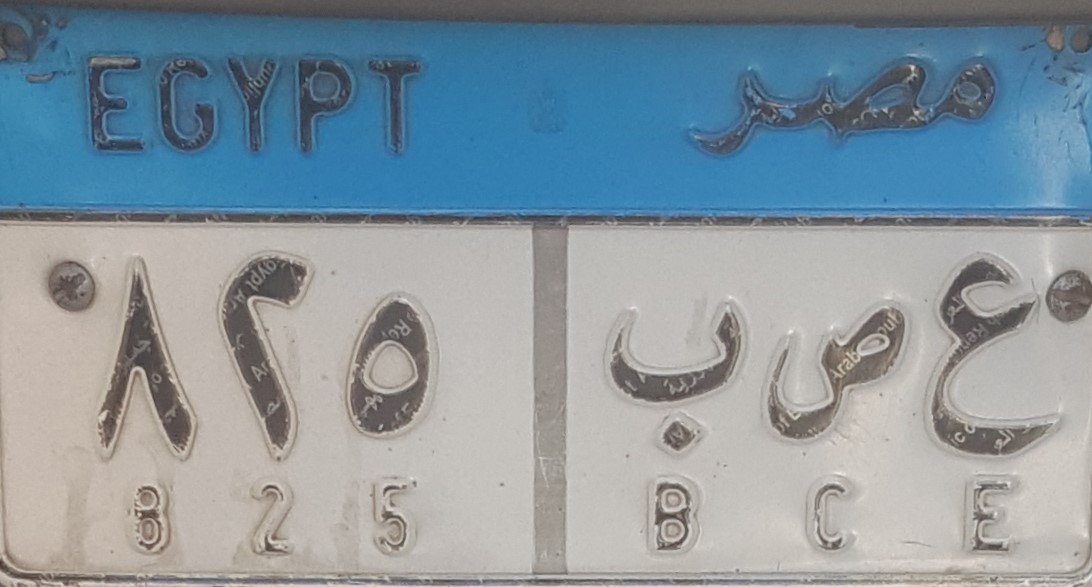
#> input picture ex/20191210_145326.jpg, 1092 x 587 px
$ python -i segmentation.py   (imports and definitions only)
#> lines starting #> are read from the running program, lines starting #| are printed output that depends on the picture; after the words box and inside, x2 and y2 are one past the last pixel; in counts of white or black regions, pixels touching at a corner belong together
### commonfunctions.py
import cv2
import os
from numba import jit, cuda , double
import skimage.io as io
import matplotlib.pyplot as plt
import numpy as np
from skimage.exposure import histogram
from matplotlib.pyplot import bar
from skimage.color import rgb2gray,rgb2hsv
from skimage.transform import (hough_line, hough_line_peaks, resize)

import matplotlib.pyplot as plt
from matplotlib import cm
import math


# Convolution:
from scipy.signal import convolve2d
from scipy import fftpack
from scipy.stats.stats import pearsonr
from scipy.spatial import distance
from scipy import stats
import math

from skimage.util import random_noise
from skimage.filters import median
from skimage.feature import canny
from skimage.measure import label
from skimage.color import label2rgb
from sklearn import cluster
from skimage.filters import threshold_otsu

import skimage.morphology as morph
import time

# Edges
from skimage.filters import sobel_h, sobel, sobel_v,roberts, prewitt

# Show the figures / plots inside the notebook
def show_images(images,titles=None):
    #This function is used to show image(s) with titles by sending an array of images and an array of associated titles.
    # images[0] will be drawn with the title titles[0] if exists
    # You aren't required to understand this function, use it as-is.
    n_ims = len(images)
    if titles is None: titles = ['(%d)' % i for i in range(1,n_ims + 1)]
    fig = plt.figure()
    n = 1
    for image,title in zip(images,titles):
        a = fig.add_subplot(1,n_ims,n)
        if image.ndim == 2:
            plt.gray()
        plt.imshow(image)
        a.set_title(title)
        n += 1
    fig.set_size_inches(np.array(fig.get_size_inches()) * n_ims)
    plt.show()


# [6 lines left out: function showHist, not called in this run]

### ex/segmentation.py
from commonfunctions import *
from skimage.morphology import binary_erosion, binary_dilation, binary_closing,skeletonize, thin
from skimage.measure import find_contours
from skimage.filters import sobel_h, sobel, sobel_v,roberts, prewitt
from scipy.signal import find_peaks


@jit(nopython=True)
def adabtiveThreshold(inIm ,outIm,w,h):
    intImage = np.zeros((inIm.shape))
    index = 0
    count = 0
    t = 15
    s = int(w/8)
    s2 = int(s/2)
    #intImage = inIm.cumsum(axis=0).cumsum(axis=1)
    for i in range(h):
        sum = 0
        for j in range(w):
            sum = sum + inIm[i][j]
            if i == 0:
                intImage[i][j] = sum
            else:
                intImage[i][j] = intImage[i-1][j] + sum

    for i in range(w):
        for j in range(h):
            x1 = i - s2
            x2 = i + s2
            y1 = j - s2
            y2 = j + s2

            if x1 < 0:
                x1 = 0
            if x2 >= w:
                x2 = w - 1
            if y1 < 0:
                y1 = 0
            if y2 >= h:
                y2 = h - 1

            count = (x2-x1)*(y2-y1)
            sum = intImage[y2][x2] - intImage[y1-1][x2] - intImage[y2][x1-1] + intImage[y1-1][x1-1]

            if inIm[j][i]*count <= sum*(100-t)/100 :
                outIm[j][i] = 255
            else:
                outIm[j][i] = 0


@jit(nopython=True)
def verticalProjection(img):
    h, w = img.shape
    sumCols = []
    for j in range(w):
        col = img[0:h, j:j+1]
        sumCols.append(int(np.sum(col)/255))
    return sumCols


@jit(nopython=True)
def horizontalProjection(img):
    h, w = img.shape
    sumRows = []
    for j in range(h):
        row = img[j:j+1, 0:w]
        sumRows.append(int(np.sum(row)/255))
    return sumRows


def slice_digits(img):
    y = verticalProjection(img)
    xfrom = []
    xto = []
    xmin = -1
    xmax = -1
    miin = np.min(y)
    for i in range(len(y)):
        if y[i] > 15 and xmin == -1:
            xmin = i
            xfrom.append(xmin)
        elif y[i] < 15 and xmax == -1 and xmin != -1:
            xmin = -1
            xfrom.pop(len(xfrom)-1)
        elif y[i] > 15 and xmin != -1:
            xmax = i
        elif y[i] < 15 and xmax != -1:
            xto.append(xmax)
            xmin = -1
            xmax = -1


    newXfrom = []
    newXto = []
    for i in range(len(xto)):
        if (xto[i] - xfrom[i]) > 25:
            newXto.append(xto[i] + 10)
            if xfrom[i] >= 10:
                newXfrom.append(xfrom[i] - 10)
            else:
                newXfrom.append(0)


    charecters = []
    for i in range(len(newXto)):
        if len(newXto) > 0:
            charecters.append(img[:,newXfrom[i]:newXto[i]])
    if len(charecters) > 0:
        return charecters


def process(image):

    image  = rgb2gray(image)

    if np.max(image) <= 1:
        image = image*255
    image = image.astype('uint8')

    y,x = image.shape
#> y = 587; x = 1092

    newX = x + int(x/16)
#> newX = 1160
    newY = y + int(x/16)
#> newY = 655
    tempIm = np.zeros([newY,newX], dtype='uint8')
    tempIm[int(x/16):newY, int(x/16):newX] = np.copy(image)
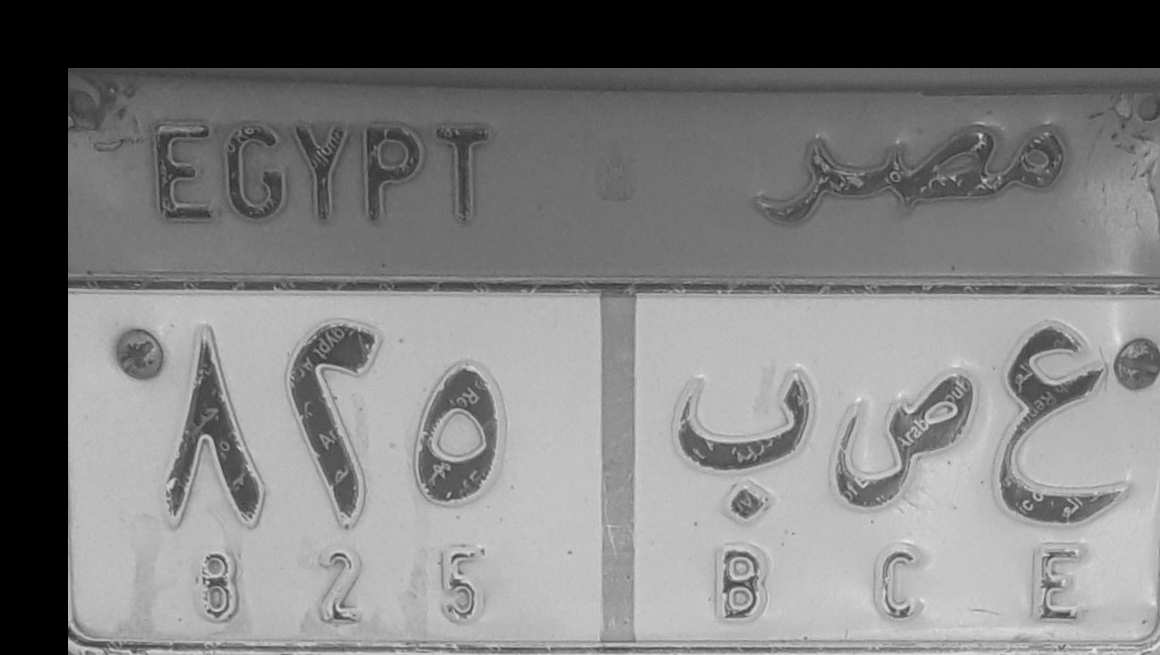
#> tempIm: shape (655, 1160); min 0, max 239, mean 124.5
#################################################################
    outIm = np.zeros([newY,newX], dtype='uint8')
    adabtiveThreshold(tempIm, outIm, newX, newY)

    newIm = np.copy(outIm[int(x/16):newY, int(x/16):newX])
    newY, newX = newIm.shape
#> newY = 587; newX = 1092
###############################################################

    wind = np.ones(shape=(7,7))
    im = median(newIm)
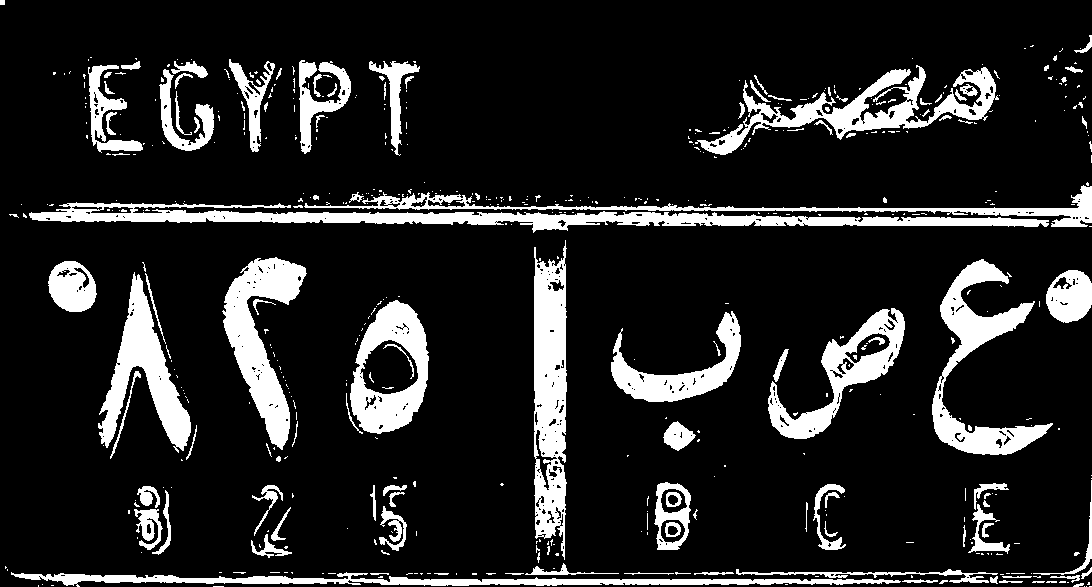
#> newIm: shape (587, 1092); 14.4% white; 529 white regions (412 under 20 px), largest, box (x1, y1, x2, y2) and area: (29, 202, 1049, 233) 10707, (534, 240, 567, 560) 7804, (932, 259, 1053, 455) 6694

    im2 = binary_dilation(im,wind)
#> im: shape (587, 1092); 14.3% white; 280 white regions (179 under 20 px), largest, box (x1, y1, x2, y2) and area: (29, 183, 1092, 232) 15250, (534, 246, 567, 557) 7966, (932, 259, 1053, 455) 6745


    im2 = binary_erosion(im2,wind)
    im2 = im2.astype('uint8')
    im2 = im2*255

    z = horizontalProjection(im2[int(0.15*im2.shape[0]):int(0.6*im2.shape[0]),:])

    cut = z.index(np.max(z))
#> cut = 127
    cut = cut + int(0.15*im2.shape[0])
#> cut = 215


    segIm = np.copy(im2[cut:im.shape[0],:])
    segY, segX = segIm.shape
#> segY = 372; segX = 1092


    #========================= Removing borders using vertical and horizontal projections ===============
    borders = horizontalProjection(segIm[int(0.9*segY):segY,:])
    for i in range(len(borders)):
        if borders[i] >= int(0.2*segX):
            segIm[int(0.9*segY)+i,:] = 0
#> segIm: shape (372, 1092); 17.3% white; 34 white regions (9 under 20 px), largest, box (x1, y1, x2, y2) and area: (13, 0, 1092, 17) 10093, (534, 31, 567, 342) 8875, (98, 52, 197, 244) 7189

    borders = horizontalProjection(segIm[0:int(0.1*segY),:])
    for i in range(len(borders)):
        if borders[i] >= int(0.2*segX):
            segIm[i,:] = 0
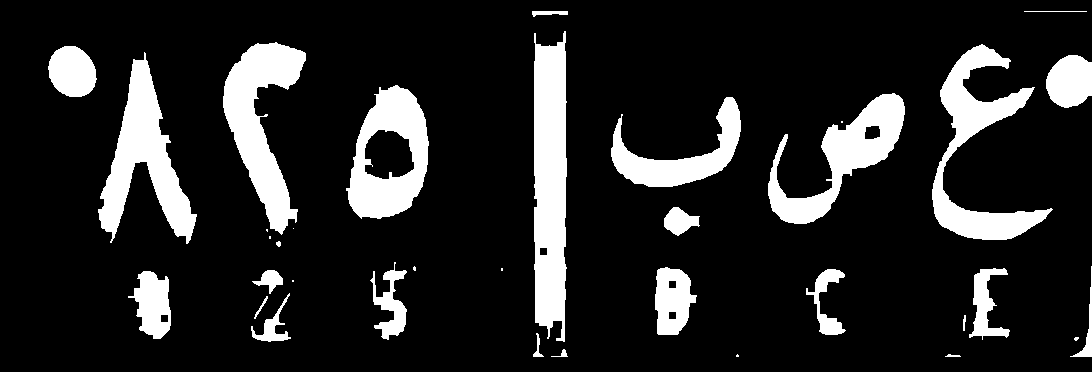
#> segIm: shape (372, 1092); 14.9% white; 35 white regions (9 under 20 px), largest, box (x1, y1, x2, y2) and area: (534, 31, 567, 342) 8875, (98, 52, 197, 244) 7189, (223, 42, 306, 235) 7156

    borders = verticalProjection(segIm[:,0:int(0.03*segX)])
#> borders = 32 values from 0 to 0
    for i in range(len(borders)):
        if borders[i] >= int(0.2*segY):
            segIm[:,i] = 0

    borders = verticalProjection(segIm[:,int(0.97*segX):segX])
    for i in range(len(borders)):
        if borders[i] >= int(0.2*segY):
            segIm[:,int(0.97*segX)+i] = 0
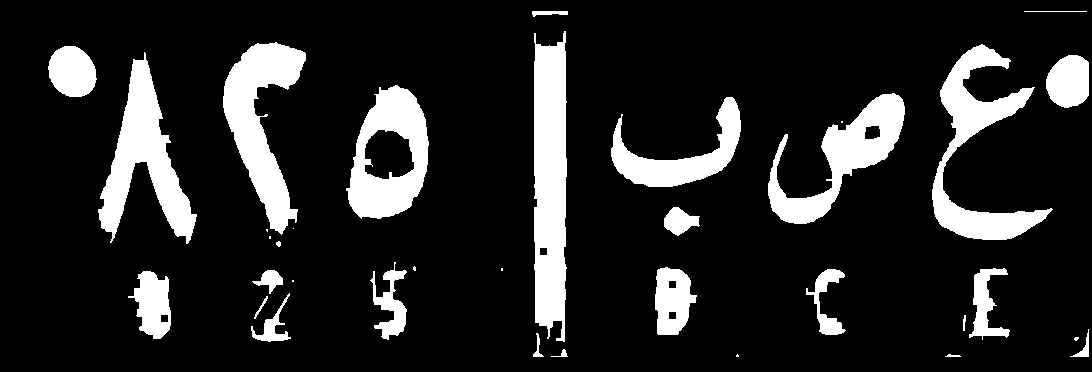
#> segIm: shape (372, 1092); 14.8% white; 35 white regions (9 under 20 px), largest, box (x1, y1, x2, y2) and area: (534, 31, 567, 342) 8875, (98, 52, 197, 244) 7189, (223, 42, 306, 235) 7156

    borders = verticalProjection(segIm[:,int(0.49*segX):int(0.52*segX)])
    for i in range(len(borders)):
        if borders[i] >= int(0.3*segY):
            segIm[:,int(0.49*segX)+i] = 0
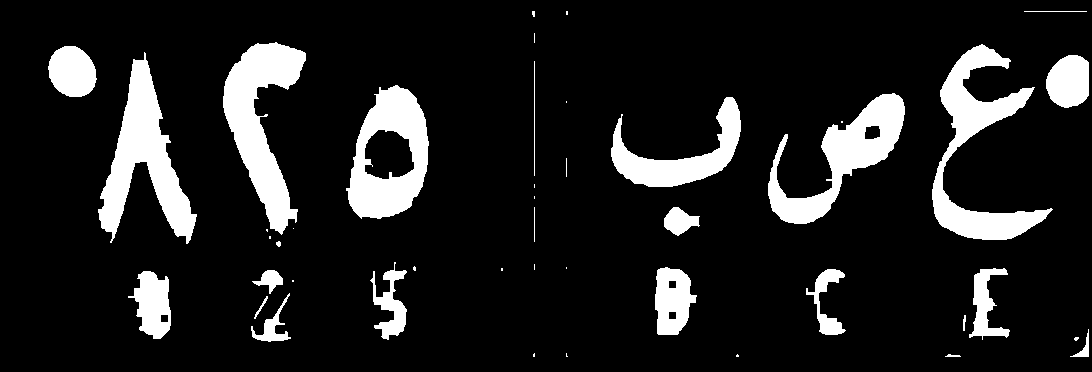
#> segIm: shape (372, 1092); 12.6% white; 44 white regions (20 under 20 px), largest, box (x1, y1, x2, y2) and area: (98, 52, 197, 244) 7189, (223, 42, 306, 235) 7156, (932, 44, 1053, 240) 7133


    #==================================================================================================

    segImNumbers = np.copy(segIm[0:segY,0:int(0.5*segX)])
    segImLetters = np.copy(segIm[0:segY,int(0.5*segX):segX])
    show_images([segImNumbers,segImLetters])
#> in show_images, `plt.show()`:
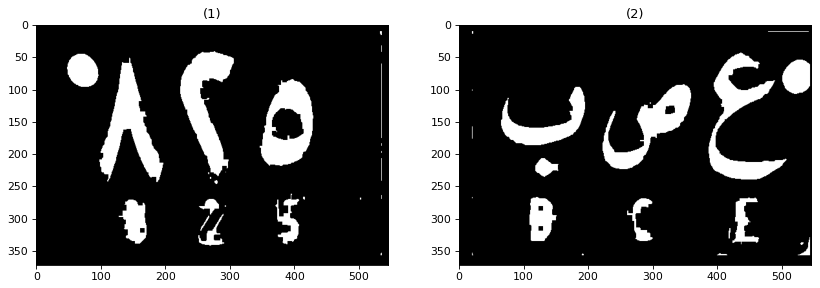
#> figure drawn by matplotlib, 2 panels
    segYN, segXN = segImNumbers.shape
#> segYN = 372; segXN = 546
    segYL, segXL = segImLetters.shape

    xnums = slice_digits(segImNumbers)
#> in slice_digits, `y = verticalProjection(img)`: img: shape (372, 546); 13.2% white; 24 white regions (12 under 20 px), largest, box (x1, y1, x2, y2) and area: (98, 52, 197, 244) 7189, (223, 42, 306, 235) 7156, (346, 85, 429, 219) 6191
    xletrs =slice_digits(segImLetters)
#> in slice_digits (call 2), `y = verticalProjection(img)`:
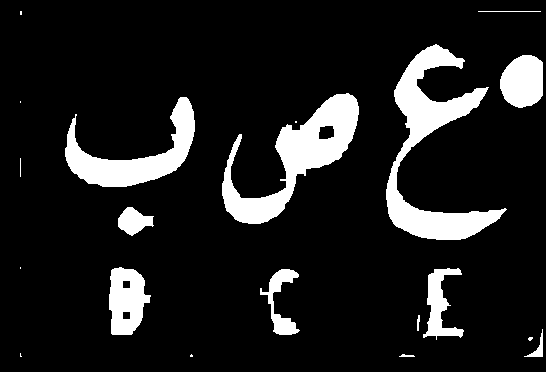
#> img: shape (372, 546); 12.1% white; 20 white regions (8 under 20 px), largest, box (x1, y1, x2, y2) and area: (386, 44, 507, 240) 7133, (222, 93, 359, 224) 6112, (65, 97, 195, 187) 4194


    return xnums,xletrs


>>> import cv2
>>> picture = cv2.cvtColor(cv2.imread('20191210_145326.jpg'), cv2.COLOR_BGR2RGB)
>>> result = process(picture)

$ run again, on ex/20191210_151645.jpg
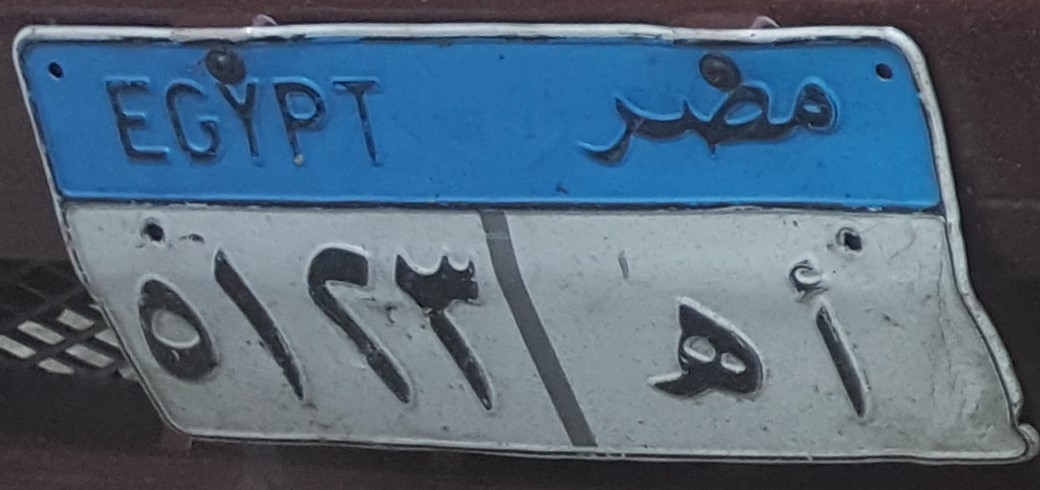
#> input picture ex/20191210_151645.jpg, 1040 x 490 px
#> newIm: shape (490, 1040); 26.4% white; 428 white regions (357 under 20 px), largest, box (x1, y1, x2, y2) and area: (12, 12, 1040, 490) 66974, (46, 100, 946, 237) 8465, (578, 53, 842, 168) 8265
#> im: shape (490, 1040); 26.3% white; 180 white regions (120 under 20 px), largest, box (x1, y1, x2, y2) and area: (13, 162, 1040, 490) 45907, (771, 12, 1040, 457) 21274, (579, 54, 840, 168) 8280
#> after the loop in process, `for i in range(len(borders)):`:
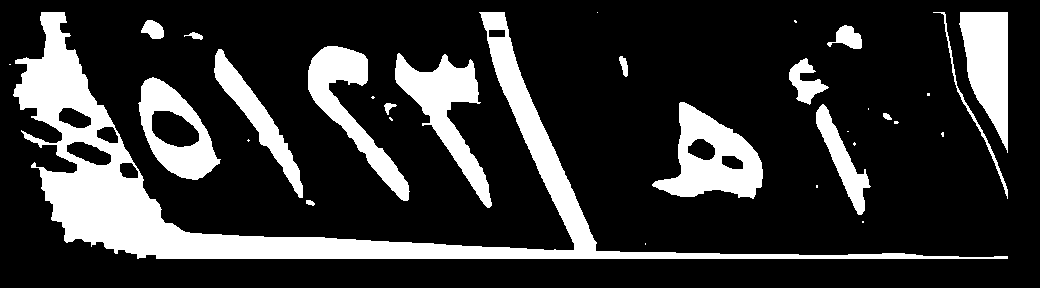
#> segIm: shape (288, 1040); 20.5% white; 32 white regions (15 under 20 px), largest, box (x1, y1, x2, y2) and area: (13, 12, 1008, 259) 30911, (652, 102, 763, 199) 5408, (395, 53, 492, 208) 4963
#> img: shape (288, 520); 27.4% white; 14 white regions (4 under 20 px), largest, box (x1, y1, x2, y2) and area: (13, 12, 520, 259) 22441, (395, 53, 492, 208) 4963, (308, 46, 410, 201) 4419
#> in slice_digits (call 2), `y = verticalProjection(img)`:
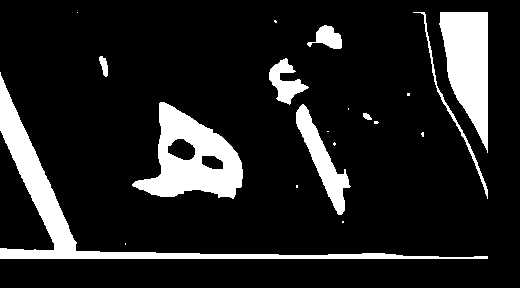
#> img: shape (288, 520); 13.5% white; 20 white regions (11 under 20 px), largest, box (x1, y1, x2, y2) and area: (0, 72, 488, 259) 6438, (132, 102, 243, 199) 5408, (439, 12, 488, 153) 4430
